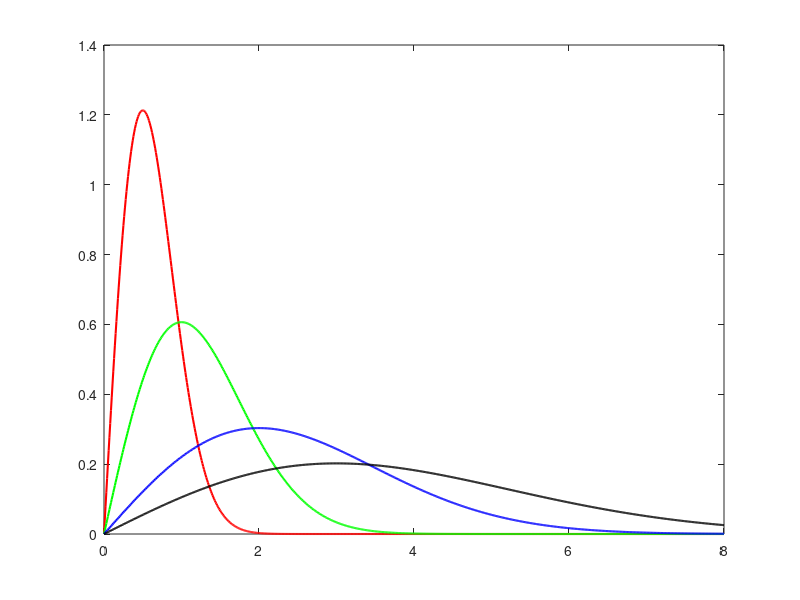

Reproduce this figure in MATLAB.
x = [0:0.01:8];
p1 = raylpdf(x,0.5);
p2 = raylpdf(x,1.0);
p3 = raylpdf(x,2.0);
p4 = raylpdf(x,3.0);

figure;
plot(x,p1,'r','LineWidth',1.5);
hold on
plot(x,p2,'g','LineWidth',1.5);
hold on
plot(x,p3,'b','LineWidth',1.5);
hold on
plot(x,p4,'black','LineWidth',1.5);
